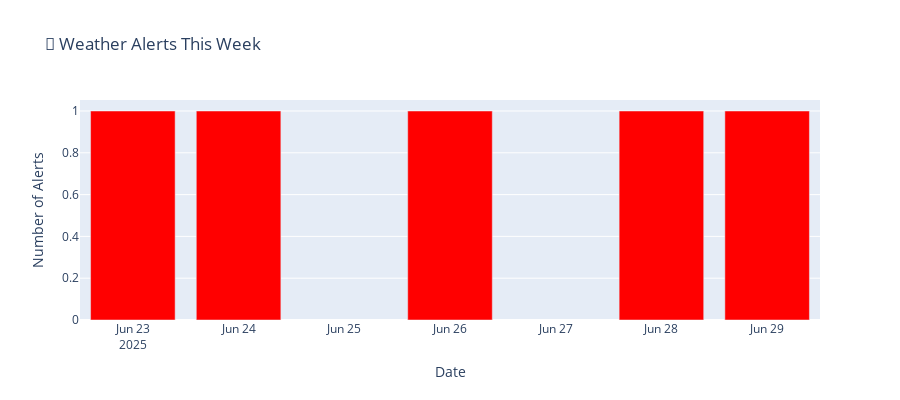

Write notebook code for a chart like this one.
### Markdown cell above
**💡 3. Smart Notification Bot**

### Code cell
# 💡 3. Notification Bot
alert_fig, alerts = apps.notification_bot_app(daily_forecast)
if alerts:
    print("�� Weather Alerts:")
    for alert in alerts:
        print(f"�� {alert['date']}: {alert['alerts']}")
    alert_fig.show()
else:
    print("✅ No weather alerts!")

### Figure 1 — Plotly figure (JSON) as saved in the notebook; plotly's stock layout.template omitted (floating-point values rounded to 4 significant figures)
{"data": [{"marker": {"color": "red"}, "name": "Alert Severity", "type": "bar", "x": ["2025-06-23", "2025-06-24", "2025-06-26", "2025-06-28", "2025-06-29"], "y": [1, 1, 1, 1, 1]}], "layout": {"height": 400, "title": {"text": "🚨 Weather Alerts This Week"}, "xaxis": {"title": {"text": "Date"}}, "yaxis": {"title": {"text": "Number of Alerts"}}}}
